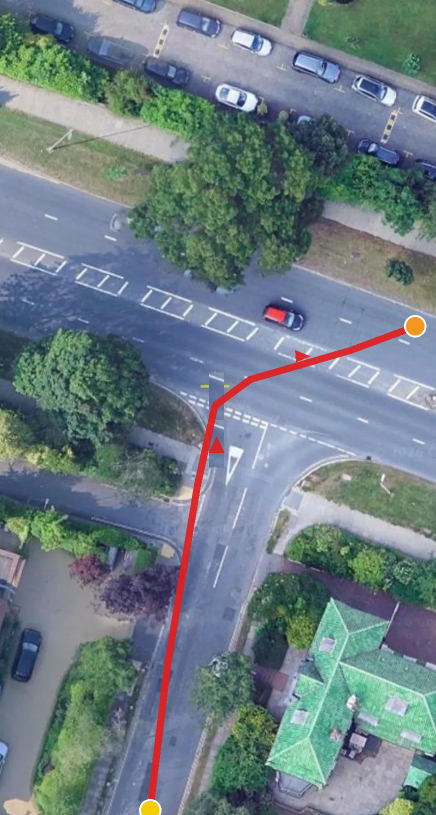
#> input picture maps/M1_route.png, 872 x 1630 px, found by its file name (shown at 1/2 size)
$ python compile_continuous_m1.py
#> lines starting #> are read from the running program, lines starting #| are printed output that depends on the picture
# M1 real-satellite-map continuous ride: concat h3m1_s1..s6 (drop join dupes),
# fixed caption bar + tall minimap (the REAL satellite route overlay) with a
# MOVING position dot + traveled trail. Output continuous_m1_v1.mp4.
import av, os
from PIL import Image, ImageDraw, ImageFont

BASE = r"C:\Users\yunlei\.zcode\workspace\default\h3_map_baseline"
OUT  = r"C:\Users\yunlei\AppData\Local\Comfy-Desktop\ComfyUI-Shared\output"
CLIP_NAMES = [f"h3m1_s{i}_00001_.mp4" for i in range(1, 7)]
RESULT = os.path.join(BASE, "continuous_m1_v1.mp4")

MAP_IMG = os.path.join(BASE, "maps", "M1_route.png")   # 872x1630 with red polyline
MAP_H = 500                                             # thumb height on frame
MAP_W, MAP_H_FULL = 872, 1630

CAPTION = "One continuous ride through a real residential neighbourhood - satellite-map anchored - MiniMax H3 chain of 6"

# route polyline in original 872x1630 map coords
POLY = [(300,1620),(335,1330),(360,1180),(395,970),(430,810),(500,758),(700,700),(830,652)]

# (frame, x, y) keyframes along the polyline; linear interp in between.
# S boundaries: S1 0-242 *new-frames*; each following clip adds 242 frames.
WAY = [
    (0,    300,1620),  # S1 start
    (242,  360,1180),  # S1 end: rolling toward the junction, just before the S-curve
    (484,  560, 730),  # S2 end: after the RIGHT 90 arc, mid-cruise on the main road
    (726,  700, 700),  # S3 end: main road straight
    (968,  790, 665),  # S4 end: canopy->hedge transition, faint rise bend
    (1210, 820, 658),  # S5 end: approaching the kerbside pull-out
    (1360, 830, 652),  # S6 mid: glide done, parked at pull-out, slow pan left
    (1452, 830, 652),  # end
]

def pos_at(f):
    if f <= WAY[0][0]: return WAY[0][1], WAY[0][2]
    if f >= WAY[-1][0]: return WAY[-1][1], WAY[-1][2]
    for (f0,x0,y0),(f1,x1,y1) in zip(WAY, WAY[1:]):
        if f0 <= f <= f1:
            t = 0 if f1==f0 else (f-f0)/(f1-f0)
            return x0+(x1-x0)*t, y0+(y1-y0)*t
    return WAY[-1][1], WAY[-1][2]

def trail_upto(pt):
    """walk POLY, return partial polyline ending at interpolated pt"""
    pts = [POLY[0]]
    for a,b in zip(POLY, POLY[1:]):
        ax,ay,bx,by = *a,*b
        # param of pt projected onto segment ab
        dx,dy = bx-ax, by-ay
        L2 = dx*dx+dy*dy
        if L2==0: continue
        t = ((pt[0]-ax)*dx + (pt[1]-ay)*dy)/L2
        if t >= 1: pts.append(b); continue
        if t <= 0: break
        pts.append((ax+dx*t, ay+dy*t)); break
    return pts

# ---- load minimap ----
thumb = Image.open(MAP_IMG).convert("RGB")
#> thumb is the input picture: PIL image 872x1630 RGB; mean R, G, B 109.7, 125.7, 131.9
s = MAP_H / thumb.height
#> s = 0.307
TW = int(thumb.width*s)
#> TW = 267
thumb = thumb.resize((TW, MAP_H), Image.LANCZOS)
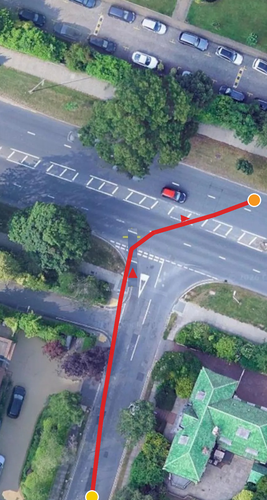
#> thumb: PIL image 267x500 RGB; mean R, G, B 109.7, 125.7, 131.9
# add thin white border
framed = Image.new("RGB", (TW+4, MAP_H+4), (255,255,255))
#> framed: PIL image 271x504 RGB; every value is 255
framed.paste(thumb, (2,2))
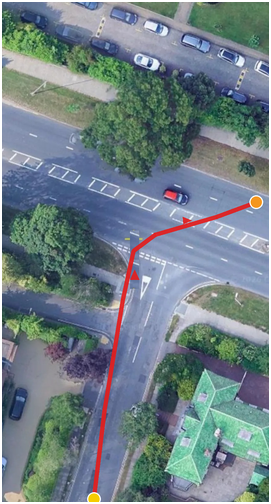
#> framed: PIL image 271x504 RGB; mean R, G, B 113, 128.6, 134.7

# fonts
def font(sz):
#> called with sz = 30
    for name in ("arialbd.ttf","arial.ttf","segoeui.ttf"):
        try: return ImageFont.truetype(name, sz)
        except Exception: pass
    return ImageFont.load_default()
F_CAP = font(30)

# ---- video pass ----
ins = []
for n in CLIP_NAMES:
#> (the run stopped early here; a loop or call above may not have finished)
